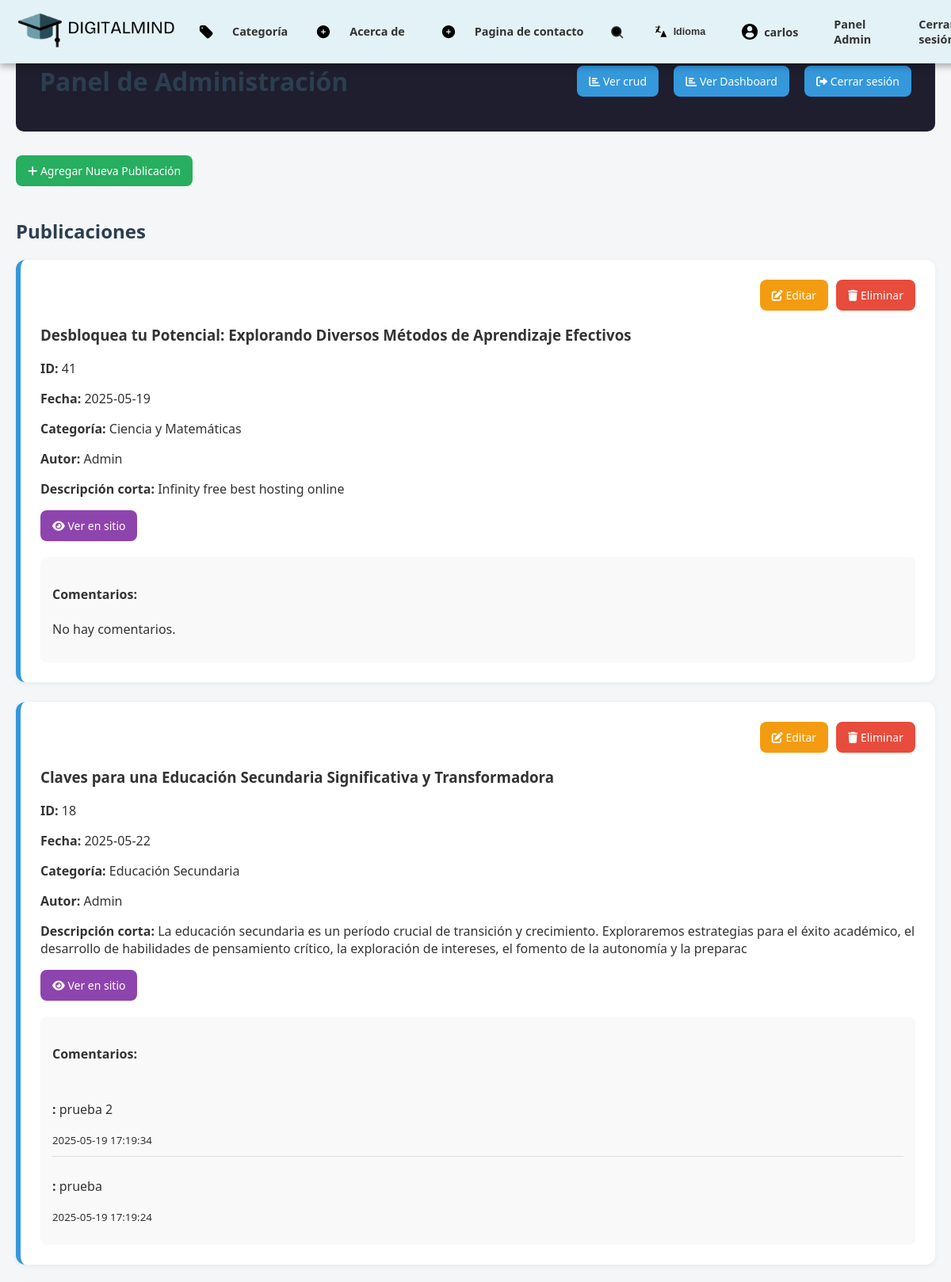
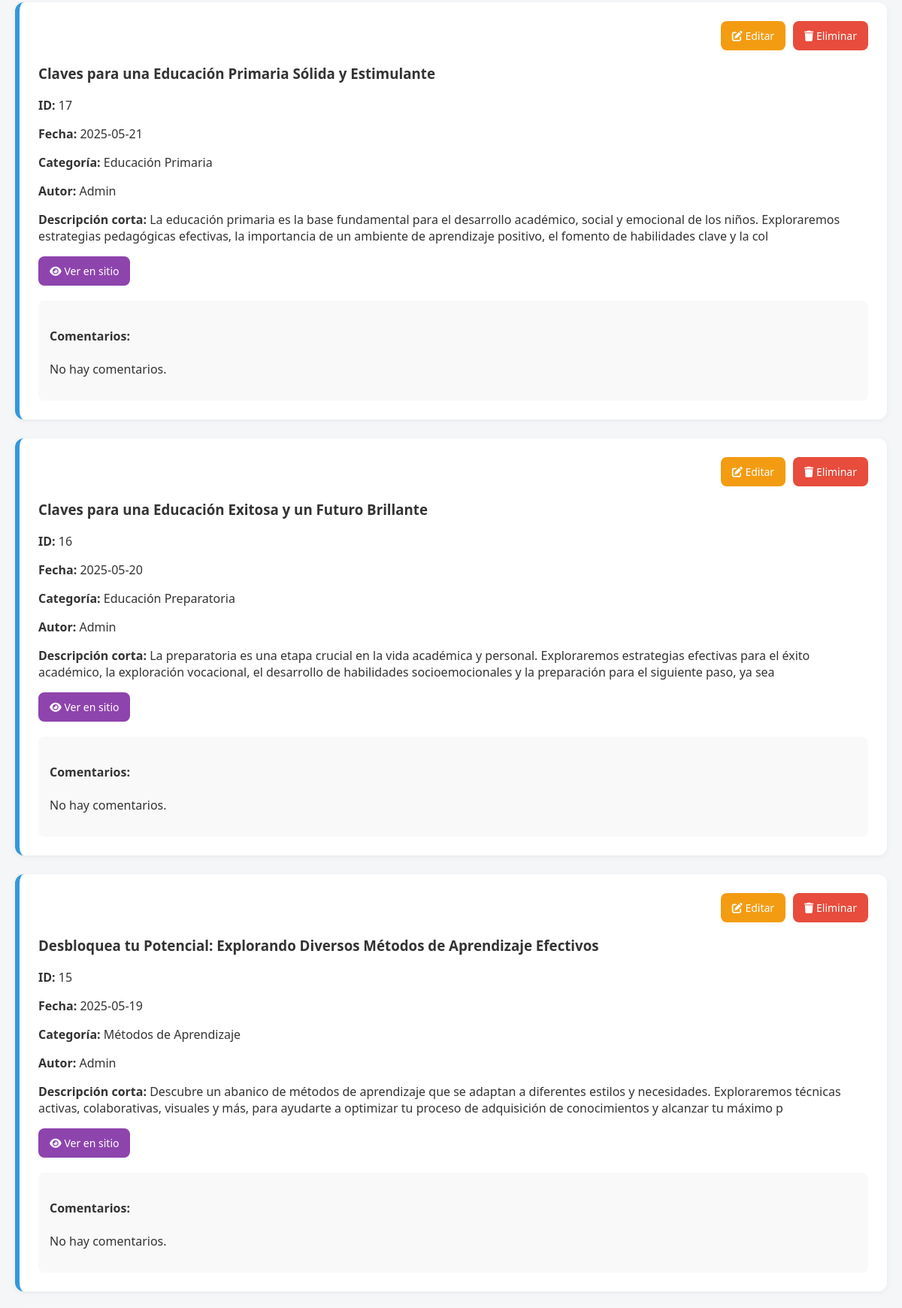
Page /PHP/admin_panel.php (signed in, upper part) on the committed database (2 pictures, top to bottom).
### tables this page shows
CREATE TABLE `publicaciones_2` (
  `id` int(11) NOT NULL,
  `titular` varchar(255) NOT NULL,
  `fecha` date NOT NULL,
  `descripcion_corta` varchar(255) NOT NULL,
  `contenido` text NOT NULL,
  `referencia` varchar(255) NOT NULL,
  `imagen` varchar(255) DEFAULT NULL COMMENT 'Ruta/nombre del archivo de imagen',
  `categoria` varchar(50) NOT NULL,
  `fecha_creacion` timestamp NOT NULL DEFAULT current_timestamp(),
  `total_ratings` int(11) DEFAULT 0,
  `rating_count` int(11) DEFAULT 0,
  `estado` enum('borrador','publicado','archivado') NOT NULL DEFAULT 'borrador',
  `mensaje` varchar(255) NOT NULL
);

CREATE TABLE `comentarios` (
  `id` int(11) NOT NULL,
  `id_post` int(11) NOT NULL,
  `nombre` varchar(100) NOT NULL,
  `comentario` text NOT NULL,
  `fecha` timestamp NOT NULL DEFAULT current_timestamp()
);

### PHP/admin_panel.php (the view, shortened to what this page needs)
<?php
include 'blog_db.php';
include 'header.php';
$sql = "SELECT * FROM publicaciones_2 ORDER BY fecha_creacion DESC";
$result = $conn->query($sql);
?>
<!DOCTYPE html>
<html lang="es">
<head>
    <link rel="stylesheet" href="../css/admin_panel.css">
    <link rel="stylesheet" href="https://cdnjs.cloudflare.com/ajax/libs/font-awesome/6.0.0/css/all.min.css">
</head>
<body>
    <div class="container">
        <div class="header">
            <h1>Panel de Administración</h1>
            <div class="header-actions">
                <a href="crud.php" class="btn dashboard-btn"><i class="fas fa-chart-bar"></i> Ver crud</a>
                <a href="admin_dashboard.php" class="btn dashboard-btn"><i class="fas fa-chart-bar"></i> Ver Dashboard</a>
                <a href="admin_logout.php" class="btn logout-btn"><i class="fas fa-sign-out-alt"></i> Cerrar sesión</a>
            </div>
        </div>
        <a href="blog_add.php" class="btn btn-add"><i class="fas fa-plus"></i> Agregar Nueva Publicación</a>
        <h2>Publicaciones</h2>
        <?php if ($result->num_rows > 0): ?>
            <?php while ($row = $result->fetch_assoc()): ?>
                <div class="post">
                    <div class="post-actions">
                        <a href="blog_edit.php?id=<?= $row['id'] ?>" class="btn btn-edit"><i class="fas fa-edit"></i> Editar</a>
                        <a href="admin_panel.php?eliminar=<?= $row['id'] ?>" class="btn btn-delete"><i class="fas fa-trash"></i> Eliminar</a>
                    </div>
                    <h3><?= htmlspecialchars($row["titular"]) ?></h3>
                    <p><strong>ID:</strong> <?= $row["id"] ?></p>
                    <p><strong>Fecha:</strong> <?= $row["fecha"] ?></p>
                    <p><strong>Categoría:</strong> <?= htmlspecialchars($row["categoria"]) ?></p>
                    <p><strong>Autor:</strong> <?= htmlspecialchars($row["autor"] ?? 'Admin') ?></p>
                    <p><strong>Descripción corta:</strong> <?= htmlspecialchars($row["descripcion_corta"]) ?></p>
                    <a href="../PHP/post_completo.php?id=<?= $row['id'] ?>" class="btn btn-view" target="_blank"><i class="fas fa-eye"></i> Ver en sitio</a>
                    <div class="comments">
                        <h4>Comentarios:</h4>
                        <?php
                            $post_id = $row['id'];
                            $comentarios = mysqli_query($conn, "SELECT * FROM comentarios WHERE id_post = $post_id ORDER BY fecha DESC");
                            if (mysqli_num_rows($comentarios) > 0):
                                while ($comentario = mysqli_fetch_assoc($comentarios)):
                        ?>
                            <div class="comment">
                                <p><strong><?= htmlspecialchars($comentario['nombre']) ?>:</strong> <?= htmlspecialchars($comentario['comentario']) ?></p>
                                <small><?= $comentario['fecha'] ?></small>
                            </div>
                        <?php endwhile; else: ?>
                            <p>No hay comentarios.</p>
                        <?php endif; ?>
                    </div>
                </div>
            <?php endwhile; ?>
        <?php else: ?>
            <p>No hay publicaciones aún.</p>
        <?php endif; ?>
    </div>
</body>
</html>

### css/admin_panel.css (style rules this page uses)
body { margin: 0; font-family: 'Segoe UI', Tahoma, Geneva, Verdana, sans-serif; background-color: #f4f6f8; color: #333; }
.container { max-width: 1200px; margin: auto; padding: 40px 20px; }
h1, h2 { color: #2c3e50; }
a { text-decoration: none; }
.header { display: flex; justify-content: space-between; align-items: center; background: #1e1e2f; color: #fff; padding: 20px 30px; border-radius: 10px; margin-bottom: 30px; }
.header-actions a { margin-left: 15px; }
.btn { display: inline-block; padding: 10px 15px; border-radius: 8px; background-color: #3498db; color: #fff; transition: all 0.3s ease; font-size: 14px; }
.btn-add { margin-bottom: 20px; background-color: #27ae60; }
.btn-edit { background-color: #f39c12; }
.btn-delete { background-color: #e74c3c; }
.btn-view { background-color: #8e44ad; }
.post { background-color: #fff; padding: 25px; margin-bottom: 25px; border-left: 6px solid #3498db; border-radius: 12px; box-shadow: 0 2px 8px rgba(0,0,0,0.05); transition: 0.3s ease; }
.post-actions { display: flex; justify-content: flex-end; gap: 10px; margin-bottom: 10px; }
.comments { background-color: #f9f9f9; padding: 15px; margin-top: 20px; border-radius: 8px; }
.comment { padding: 10px 0; border-bottom: 1px solid #ddd; }
.comment:last-child { border-bottom: none; }

### rows in the picture
publicaciones_2: titular "Desbloquea tu Potencial: Explorando Diversos Métodos de Aprendizaje Efectivos", id "41", fecha "2025-05-19", categoria "Ciencia y Matemáticas", autor "Admin", descripcion_corta "Infinity free best hosting online", shows "No hay comentarios."
publicaciones_2: titular "Claves para una Educación Secundaria Significativa y Transformadora", id "18", fecha "2025-05-22", categoria "Educación Secundaria", autor "Admin", descripcion_corta "La educación secundaria es un período crucial de transición y crecimiento. Exploraremos estrategias para el éxito académico, el desarrollo de habilidades de pensamiento crítico, la exploración de intereses, el fomento de la autonomía y la preparac"
comentarios: comentario "prueba 2", fecha "2025-05-19 17:19:34"
comentarios: comentario "prueba", fecha "2025-05-19 17:19:24"
publicaciones_2: titular "Claves para una Educación Primaria Sólida y Estimulante", id "17", fecha "2025-05-21", categoria "Educación Primaria", autor "Admin", descripcion_corta "La educación primaria es la base fundamental para el desarrollo académico, social y emocional de los niños. Exploraremos estrategias pedagógicas efectivas, la importancia de un ambiente de aprendizaje positivo, el fomento de habilidades clave y la col", shows "No hay comentarios."
publicaciones_2: titular "Claves para una Educación Exitosa y un Futuro Brillante", id "16", fecha "2025-05-20", categoria "Educación Preparatoria", autor "Admin", descripcion_corta "La preparatoria es una etapa crucial en la vida académica y personal. Exploraremos estrategias efectivas para el éxito académico, la exploración vocacional, el desarrollo de habilidades socioemocionales y la preparación para el siguiente paso, ya sea", shows "No hay comentarios."
publicaciones_2: titular "Desbloquea tu Potencial: Explorando Diversos Métodos de Aprendizaje Efectivos", id "15", fecha "2025-05-19", categoria "Métodos de Aprendizaje", autor "Admin", descripcion_corta "Descubre un abanico de métodos de aprendizaje que se adaptan a diferentes estilos y necesidades. Exploraremos técnicas activas, colaborativas, visuales y más, para ayudarte a optimizar tu proceso de adquisición de conocimientos y alcanzar tu máximo p", shows "No hay comentarios."

### other values in the picture
$_SESSION['admin_nombre'] "carlos"
